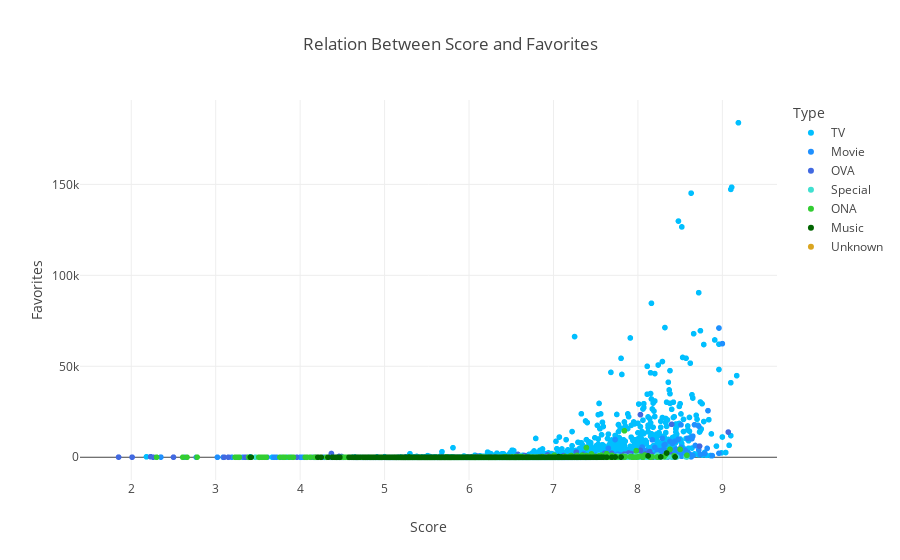

Notebook source saved alongside this figure:
### Code cell
fig3 = px.scatter(animes_df, x='Score', y='Favorites', title='Relation Between Score and Favorites', color='Type', 
                 color_discrete_map={'TV': 'DeepSkyBlue', 'Movie': 'DodgerBlue', 'OVA': 'RoyalBlue', 'Special': 'Turquoise', 
                                     'ONA': 'LimeGreen', 'Music': 'DarkGreen', 'Unknown': 'Goldenrod'})

fig3.show()

### Figure 1 — Plotly figure (JSON) as saved in the notebook; plotly's stock layout.template omitted (floating-point values rounded to 4 significant figures; data arrays with more than 128 entries replaced by an {"elided": "..."} marker saying what was removed)
{"data": [{"hovertemplate": "Type=TV<br>Score=%{x}<br>Favorites=%{y}<extra></extra>", "legendgroup": "TV", "marker": {"color": "DeepSkyBlue", "symbol": "circle"}, "mode": "markers", "name": "TV", "showlegend": true, "type": "scattergl", "x": {"elided": "4996 float values"}, "xaxis": "x", "y": {"elided": "4996 int values"}, "yaxis": "y"}, {"hovertemplate": "Type=Movie<br>Score=%{x}<br>Favorites=%{y}<extra></extra>", "legendgroup": "Movie", "marker": {"color": "DodgerBlue", "symbol": "circle"}, "mode": "markers", "name": "Movie", "showlegend": true, "type": "scattergl", "x": {"elided": "3041 float values"}, "xaxis": "x", "y": {"elided": "3041 int values"}, "yaxis": "y"}, {"hovertemplate": "Type=OVA<br>Score=%{x}<br>Favorites=%{y}<extra></extra>", "legendgroup": "OVA", "marker": {"color": "RoyalBlue", "symbol": "circle"}, "mode": "markers", "name": "OVA", "showlegend": true, "type": "scattergl", "x": {"elided": "3894 float values"}, "xaxis": "x", "y": {"elided": "3894 int values"}, "yaxis": "y"}, {"hovertemplate": "Type=Special<br>Score=%{x}<br>Favorites=%{y}<extra></extra>", "legendgroup": "Special", "marker": {"color": "Turquoise", "symbol": "circle"}, "mode": "markers", "name": "Special", "showlegend": true, "type": "scattergl", "x": {"elided": "2218 float values"}, "xaxis": "x", "y": {"elided": "2218 int values"}, "yaxis": "y"}, {"hovertemplate": "Type=ONA<br>Score=%{x}<br>Favorites=%{y}<extra></extra>", "legendgroup": "ONA", "marker": {"color": "LimeGreen", "symbol": "circle"}, "mode": "markers", "name": "ONA", "showlegend": true, "type": "scattergl", "x": {"elided": "1907 float values"}, "xaxis": "x", "y": {"elided": "1907 int values"}, "yaxis": "y"}, {"hovertemplate": "Type=Music<br>Score=%{x}<br>Favorites=%{y}<extra></extra>", "legendgroup": "Music", "marker": {"color": "DarkGreen", "symbol": "circle"}, "mode": "markers", "name": "Music", "showlegend": true, "type": "scattergl", "x": {"elided": "1469 float values"}, "xaxis": "x", "y": {"elided": "1469 int values"}, "yaxis": "y"}, {"hovertemplate": "Type=Unknown<br>Score=%{x}<br>Favorites=%{y}<extra></extra>", "legendgroup": "Unknown", "marker": {"color": "Goldenrod", "symbol": "circle"}, "mode": "markers", "name": "Unknown", "showlegend": true, "type": "scattergl", "x": [null, null, null, null, null, null, null, null, null, null, null, null, null, null, null, null, null, null, null, null, null, null, null, null, null, null, null, null, null, null, null, null, null, null, null, null, null], "xaxis": "x", "y": [0, 7, 105, 68, 16, 6, 9, 1, 16, 0, 3, 1, 2, 20, 0, 15, 0, 251, 503, 27, 29, 13, 3, 2, 0, 22, 11, 60, 6, 2, 4, 1, 10, 62, 0, 8, 2], "yaxis": "y"}], "layout": {"legend": {"title": {"text": "Type"}, "tracegroupgap": 0}, "title": {"text": "Relation Between Score and Favorites"}, "xaxis": {"anchor": "y", "domain": [0, 1], "title": {"text": "Score"}}, "yaxis": {"anchor": "x", "domain": [0, 1], "title": {"text": "Favorites"}}}}
